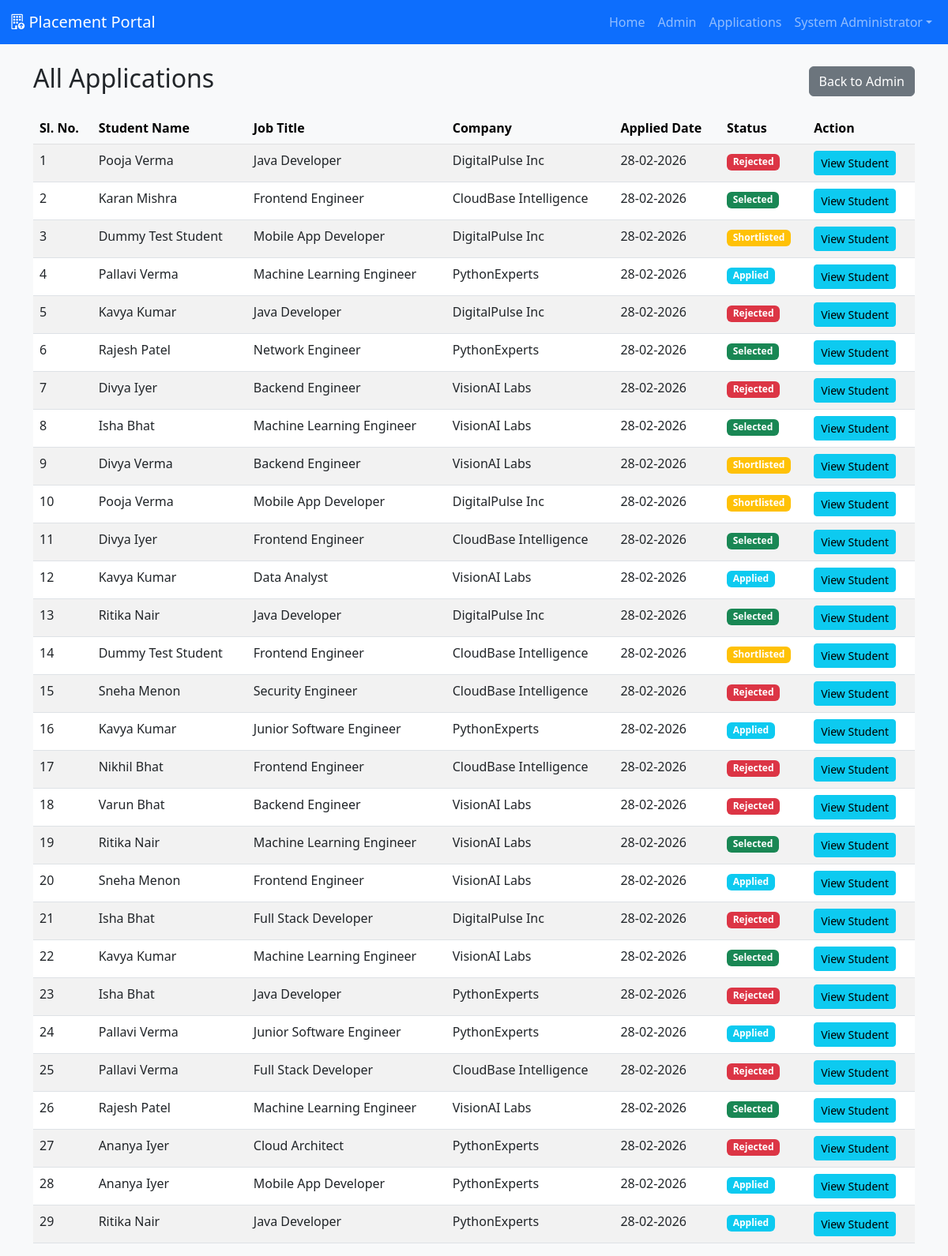
The page /admin/applications (signed in) on the database its author committed.
### models.py (models this page shows, shortened)
class User(UserMixin, db.Model):
    __tablename__ = 'users'
    id = db.Column(db.Integer, primary_key=True)
    email = db.Column(db.String(120), unique=True, nullable=False)
    password = db.Column(db.String(128), nullable=False)
    name = db.Column(db.String(120))
    role = db.Column(db.String(20), nullable=False)  # 'admin', 'company', 'student'
    active = db.Column(db.Boolean, default=True)
    blacklisted = db.Column(db.Boolean, default=False)

class Application(db.Model):
    __tablename__ = 'applications'
    id = db.Column(db.Integer, primary_key=True)
    student_id = db.Column(db.Integer, db.ForeignKey('users.id'), nullable=False)
    drive_id = db.Column(db.Integer, db.ForeignKey('drives.id'), nullable=False)
    applied_at = db.Column(db.DateTime, default=datetime.utcnow)
    status = db.Column(db.String(20), default='Applied')  # Applied / Shortlisted / Selected / Rejected
    student = db.relationship('User', backref='applications')
    drive = db.relationship('Drive', backref='applications')
    __table_args__ = (db.UniqueConstraint('student_id', 'drive_id', name='_student_drive_uc'),)

class Drive(db.Model):
    __tablename__ = 'drives'
    id = db.Column(db.Integer, primary_key=True)
    company_id = db.Column(db.Integer, db.ForeignKey('companies.id'), nullable=False)
    job_title = db.Column(db.String(240), nullable=False)
    job_description = db.Column(db.Text)
    eligibility = db.Column(db.String(240))
    salary = db.Column(db.String(100))
    location = db.Column(db.String(120))
    application_deadline = db.Column(db.Date)
    status = db.Column(db.String(20), default='Pending')  # Pending / Approved / Closed
    created_at = db.Column(db.DateTime, default=datetime.utcnow)
    company = db.relationship('CompanyProfile', backref='drives')

class CompanyProfile(db.Model):
    __tablename__ = 'companies'
    id = db.Column(db.Integer, primary_key=True)
    user_id = db.Column(db.Integer, db.ForeignKey('users.id'), nullable=False)
    company_name = db.Column(db.String(240), nullable=False)
    hr_contact = db.Column(db.String(120))
    website = db.Column(db.String(240))
    approved = db.Column(db.Boolean, default=False)
    blacklisted = db.Column(db.Boolean, default=False)
    user = db.relationship('User', backref='company_profile', uselist=False)

### app.py (the view)
@app.route('/admin/applications')
@login_required
@role_required('admin')
def admin_applications():
    applications = Application.query.all()
    return render_template('admin_applications.html', applications=applications)

### app.py (called while the page is built)
@login_manager.user_loader
def load_user(user_id):
    return User.query.get(int(user_id))

def role_required(role):
    def decorator(fn):
        from functools import wraps
        @wraps(fn)
        def wrapper(*args, **kwargs):
            if not current_user.is_authenticated or current_user.role != role:
                flash('Access denied', 'danger')
                return redirect(url_for('login'))
            return fn(*args, **kwargs)
        return wrapper
    return decorator

### templates/admin_applications.html
{% extends 'base.html' %}
{% block content %}
  <div class="d-flex justify-content-between align-items-center mb-3">
    <h2>All Applications</h2>
    <a class="btn btn-secondary" href="{{ url_for('admin_dashboard') }}">Back to Admin</a>
  </div>
  <table class="table table-striped table-hover">
    <thead class="table-light">
      <tr>
        <th>Sl. No.</th>
        <th>Student Name</th>
        <th>Job Title</th>
        <th>Company</th>
        <th>Applied Date</th>
        <th>Status</th>
        <th>Action</th>
      </tr>
    </thead>
    <tbody>
      {% for app in applications %}
        <tr>
          <td>{{ loop.index }}</td>
          <td>{{ app.student.name }}</td>
          <td>{{ app.drive.job_title }}</td>
          <td>{{ app.drive.company.company_name }}</td>
          <td>{{ app.applied_at.strftime('%d-%m-%Y') }}</td>
          <td>
            {% if app.status == 'Applied' %}
              <span class="badge bg-info">{{ app.status }}</span>
            {% elif app.status == 'Shortlisted' %}
              <span class="badge bg-warning">{{ app.status }}</span>
            {% elif app.status == 'Selected' %}
              <span class="badge bg-success">{{ app.status }}</span>
            {% else %}
              <span class="badge bg-danger">{{ app.status }}</span>
            {% endif %}
          </td>
          <td>
            <a class="btn btn-sm btn-info" href="{{ url_for('admin_user_details', user_id=app.student_id) }}">View Student</a>
          </td>
        </tr>
      {% else %}
        <tr><td colspan="7" class="text-center">No applications yet</td></tr>
      {% endfor %}
    </tbody>
  </table>
{% endblock %}

### templates/base.html (shortened to what this page needs)
<!doctype html>
<html lang="en">
  <head>
    <link href="https://cdn.jsdelivr.net/npm/bootstrap@5.3.0/dist/css/bootstrap.min.css" rel="stylesheet">
    <link href="https://cdn.jsdelivr.net/npm/bootstrap-icons@1.10.5/font/bootstrap-icons.css" rel="stylesheet">
    <link href="{{ url_for('static', filename='css/style.css') }}" rel="stylesheet">
  </head>
  <body>
    <nav class="navbar navbar-expand-lg navbar-dark bg-primary">
      <div class="container-fluid">
        <a class="navbar-brand d-flex align-items-center" href="{{ url_for('index') }}"><i class="bi bi-building-up"></i>&nbsp;Placement Portal</a>
        <div class="collapse navbar-collapse" id="navCollapse">
          <ul class="navbar-nav ms-auto">
            <li class="nav-item"><a class="nav-link" href="{{ url_for('index') }}">Home</a></li>
            {% if current_user.is_authenticated %}
              {% if current_user.role=='admin' %}
                <li class="nav-item"><a class="nav-link" href="{{ url_for('admin_dashboard') }}">Admin</a></li>
                <li class="nav-item"><a class="nav-link" href="{{ url_for('admin_applications') }}">Applications</a></li>
              {% elif current_user.role=='company' %}
                <li class="nav-item"><a class="nav-link" href="{{ url_for('company_dashboard') }}">Company</a></li>
              {% endif %}
              <li class="nav-item dropdown">
                <a class="nav-link dropdown-toggle" href="#" role="button" data-bs-toggle="dropdown">{{ current_user.name }}</a>
              </li>
            {% else %}
              <li class="nav-item"><a class="nav-link" href="{{ url_for('login') }}">Login</a></li>
            {% endif %}
          </ul>
        </div>
      </div>
    </nav>
    <div class="container mt-4">
      {% block content %}{% endblock %}
    </div>
  </body>
</html>

### static/css/style.css (style rules this page uses)
body { background: #f8f9fa; }
.navbar-brand i { font-size: 1.2rem; }

### rows shown on the page
User: name "System Administrator"
Application: student.name "Pooja Verma", drive.job_title "Java Developer", drive.company.company_name "DigitalPulse Inc", applied_at "28-02-2026", status "Rejected"
Application: student.name "Karan Mishra", drive.job_title "Frontend Engineer", drive.company.company_name "CloudBase Intelligence", applied_at "28-02-2026", status "Selected"
Application: student.name "Dummy Test Student", drive.job_title "Mobile App Developer", drive.company.company_name "DigitalPulse Inc", applied_at "28-02-2026", status "Shortlisted"
Application: student.name "Pallavi Verma", drive.job_title "Machine Learning Engineer", drive.company.company_name "PythonExperts", applied_at "28-02-2026", status "Applied"
Application: student.name "Kavya Kumar", drive.job_title "Java Developer", drive.company.company_name "DigitalPulse Inc", applied_at "28-02-2026", status "Rejected"
Application: student.name "Rajesh Patel", drive.job_title "Network Engineer", drive.company.company_name "PythonExperts", applied_at "28-02-2026", status "Selected"
Application: student.name "Divya Iyer", drive.job_title "Backend Engineer", drive.company.company_name "VisionAI Labs", applied_at "28-02-2026", status "Rejected"
Application: student.name "Isha Bhat", drive.job_title "Machine Learning Engineer", drive.company.company_name "VisionAI Labs", applied_at "28-02-2026", status "Selected"
Application: student.name "Divya Verma", drive.job_title "Backend Engineer", drive.company.company_name "VisionAI Labs", applied_at "28-02-2026", status "Shortlisted"
Application: student.name "Pooja Verma", drive.job_title "Mobile App Developer", drive.company.company_name "DigitalPulse Inc", applied_at "28-02-2026", status "Shortlisted"
Application: student.name "Divya Iyer", drive.job_title "Frontend Engineer", drive.company.company_name "CloudBase Intelligence", applied_at "28-02-2026", status "Selected"
Application: student.name "Kavya Kumar", drive.job_title "Data Analyst", drive.company.company_name "VisionAI Labs", applied_at "28-02-2026", status "Applied"
Application: student.name "Ritika Nair", drive.job_title "Java Developer", drive.company.company_name "DigitalPulse Inc", applied_at "28-02-2026", status "Selected"
Application: student.name "Dummy Test Student", drive.job_title "Frontend Engineer", drive.company.company_name "CloudBase Intelligence", applied_at "28-02-2026", status "Shortlisted"
Application: student.name "Sneha Menon", drive.job_title "Security Engineer", drive.company.company_name "CloudBase Intelligence", applied_at "28-02-2026", status "Rejected"
Application: student.name "Kavya Kumar", drive.job_title "Junior Software Engineer", drive.company.company_name "PythonExperts", applied_at "28-02-2026", status "Applied"
Application: student.name "Nikhil Bhat", drive.job_title "Frontend Engineer", drive.company.company_name "CloudBase Intelligence", applied_at "28-02-2026", status "Rejected"
Application: student.name "Varun Bhat", drive.job_title "Backend Engineer", drive.company.company_name "VisionAI Labs", applied_at "28-02-2026", status "Rejected"
Application: student.name "Ritika Nair", drive.job_title "Machine Learning Engineer", drive.company.company_name "VisionAI Labs", applied_at "28-02-2026", status "Selected"
Application: student.name "Sneha Menon", drive.job_title "Frontend Engineer", drive.company.company_name "VisionAI Labs", applied_at "28-02-2026", status "Applied"
Application: student.name "Isha Bhat", drive.job_title "Full Stack Developer", drive.company.company_name "DigitalPulse Inc", applied_at "28-02-2026", status "Rejected"
Application: student.name "Kavya Kumar", drive.job_title "Machine Learning Engineer", drive.company.company_name "VisionAI Labs", applied_at "28-02-2026", status "Selected"
Application: student.name "Isha Bhat", drive.job_title "Java Developer", drive.company.company_name "PythonExperts", applied_at "28-02-2026", status "Rejected"
Application: student.name "Pallavi Verma", drive.job_title "Junior Software Engineer", drive.company.company_name "PythonExperts", applied_at "28-02-2026", status "Applied"
Application: student.name "Pallavi Verma", drive.job_title "Full Stack Developer", drive.company.company_name "CloudBase Intelligence", applied_at "28-02-2026", status "Rejected"
Application: student.name "Rajesh Patel", drive.job_title "Machine Learning Engineer", drive.company.company_name "VisionAI Labs", applied_at "28-02-2026", status "Selected"
Application: student.name "Ananya Iyer", drive.job_title "Cloud Architect", drive.company.company_name "PythonExperts", applied_at "28-02-2026", status "Rejected"
Application: student.name "Ananya Iyer", drive.job_title "Mobile App Developer", drive.company.company_name "PythonExperts", applied_at "28-02-2026", status "Applied"
Application: student.name "Ritika Nair", drive.job_title "Java Developer", drive.company.company_name "PythonExperts", applied_at "28-02-2026", status "Applied"
